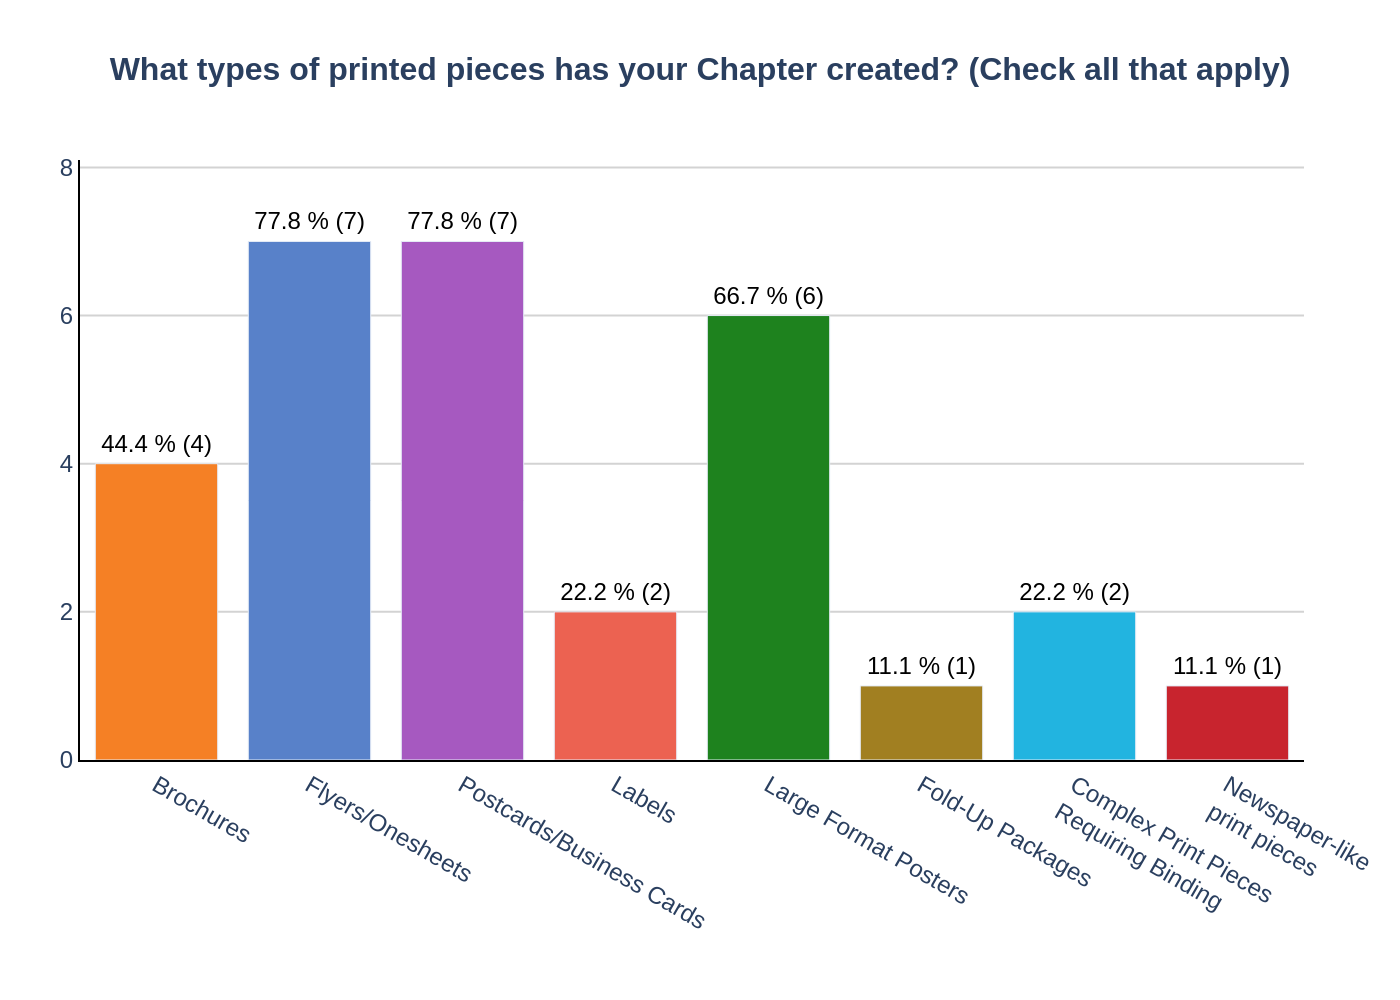

Recreate this plot in Python.
import sys
import json
import os
import plotly.graph_objects as go

# Ensure a JSON file path is provided as a command-line argument
if len(sys.argv) != 2:
    print("Usage: python recreate_chart.py <path_to_json_file>")
    sys.exit(1)

json_path = sys.argv[1]

# Read data from the specified JSON file
try:
    with open(json_path, 'r', encoding='utf-8') as f:
        config = json.load(f)
except FileNotFoundError:
    print(f"Error: JSON file not found at {json_path}")
    sys.exit(1)
except json.JSONDecodeError:
    print(f"Error: Could not decode JSON from {json_path}")
    sys.exit(1)

# Extract data for plotting from the JSON structure
chart_data = config['chart_data']
texts = config['texts']
colors = config['colors']

# Prepare data lists for Plotly
categories = [item['category'] for item in chart_data]
values = [item['value'] for item in chart_data]
labels = [item['label'] for item in chart_data]

# Initialize the figure
fig = go.Figure()

# Add the bar trace with data and styling from the JSON
fig.add_trace(go.Bar(
    x=categories,
    y=values,
    text=labels,
    textposition='outside',
    marker_color=colors,
    textfont=dict(
        family="Arial",
        size=12,
        color='black'
    ),
    cliponaxis=False  # Prevent text labels from being clipped at the top
))

# Format the title text
title_text = f"<b>{texts['title']}</b>" if texts.get('title') else ""

# Configure the layout of the chart
fig.update_layout(
    title=dict(
        text=title_text,
        x=0.5,
        xanchor='center',
        font=dict(family="Arial", size=16)
    ),
    xaxis=dict(
        title_text=texts.get('x_axis_title'),
        showgrid=False,
        zeroline=False,
        showline=True,
        linecolor='black',
        linewidth=1,
        tickfont=dict(family="Arial")
    ),
    yaxis=dict(
        title_text=texts.get('y_axis_title'),
        showgrid=True,
        gridcolor='lightgrey',
        zeroline=False,
        showline=True,
        linecolor='black',
        linewidth=1,
        range=[0, 8.1],
        dtick=2,
        tickfont=dict(family="Arial")
    ),
    plot_bgcolor='white',
    paper_bgcolor='white',
    showlegend=False,
    font=dict(
        family="Arial"
    ),
    margin=dict(t=80, b=120, l=40, r=40)  # Adjust margins for title and x-axis labels
)

# Determine the output filename from the input JSON path
base_name = os.path.splitext(os.path.basename(json_path))[0]
output_filename = f"{base_name}.png"

# Save the figure as a high-resolution PNG image
fig.write_image(output_filename, scale=2)

print(f"Chart successfully saved to {output_filename}")
